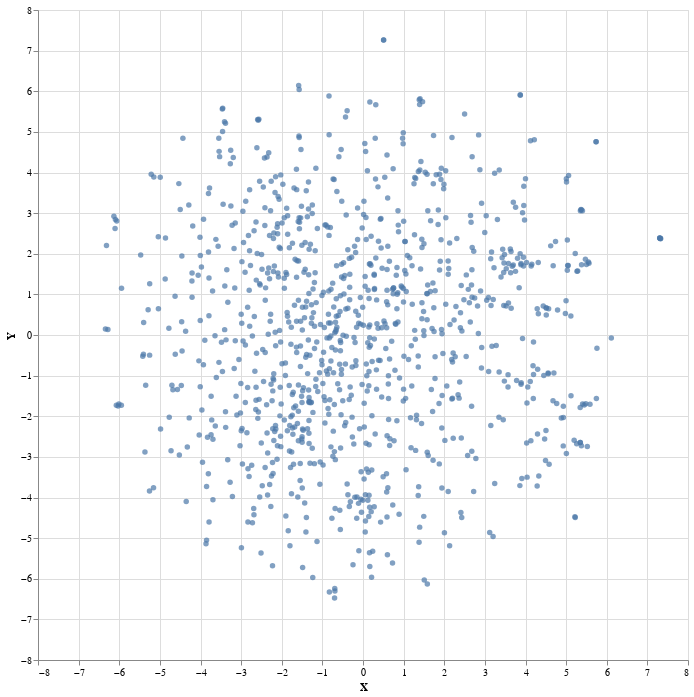

The code cell stored with this chart in its notebook:
### Markdown cell above
```{margin} This visualization is partial
Since we've run a t-SNE reduction on the sampled embeddings, the graph layout only takes into account the relative differences between that sampling, not all of GloVe. Going the latter route would take a while to compute – there would be 400,000 embeddings to reduce!
```

With the reduced embeddings made, it's time to plot them. Have a look around at the results. What seems right to you? What surprises you?

### Code cell
import altair as alt

alt.Chart(vis_data).mark_circle(size=30).encode(
    x='X',
    y='Y',
    tooltip='LABEL'
).properties(
    height=650,
    width=650
).interactive()

### Figure 1 — Vega-Lite specification as saved in the notebook (floating-point values rounded to 4 significant figures; data arrays with more than 128 entries replaced by an {"elided": "..."} marker saying what was removed)
{"config": {"view": {"continuousWidth": 400, "continuousHeight": 300}}, "data": {"name": "data-6d1568581e69211ccdbf36073d67a06b"}, "mark": {"type": "circle", "size": 30}, "encoding": {"tooltip": {"field": "LABEL", "type": "nominal"}, "x": {"field": "X", "type": "quantitative"}, "y": {"field": "Y", "type": "quantitative"}}, "height": 650, "selection": {"selector001": {"type": "interval", "bind": "scales", "encodings": ["x", "y"]}}, "width": 650, "$schema": "https://vega.github.io/schema/vega-lite/v4.17.0.json", "datasets": {"data-6d1568581e69211ccdbf36073d67a06b": {"elided": "1000 records"}}}
